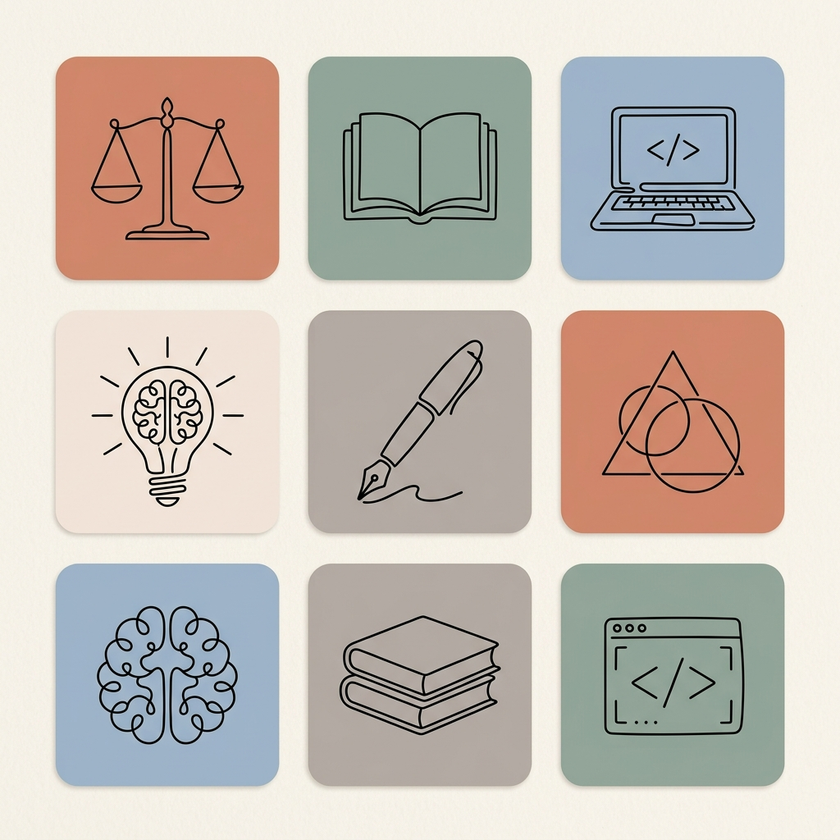
#> input picture bento_icons_art.png, 840 x 840 px, shrunk from 1024 x 1024 before the run
$ python crop.py
#> lines starting #> are read from the running program, lines starting #| are printed output that depends on the picture
from PIL import Image
import os

img = Image.open('bento_icons_art.png')
#> img is the input picture: PIL image 840x840 RGB; mean R, G, B 197.9, 189.9, 182
w, h = img.size
#> w = 840; h = 840
cw = w // 3
#> cw = 280
ch = h // 3
#> ch = 280

# We will crop slightly inwards to remove the cream background padding if any.
# Let's just do an exact 1/3 cut first.
for i in range(3):
    for j in range(3):
        left = j * cw
        upper = i * ch
        right = left + cw
        lower = upper + ch

        # Crop the grid cell
        cell = img.crop((left, upper, right, lower))

        # To remove the gap/padding, we can crop the center of the cell
        # The cells seem to have some padding. Let's crop 5% from all sides
        px = int(cw * 0.05)
        py = int(ch * 0.05)
        cell = cell.crop((px, py, cw - px, ch - py))

        cell.save(f'icon_{i}_{j}.png')
#> this loop made 3 passes
#> pass 1, `cell.save(f'icon_{i}_{j}.png')`:
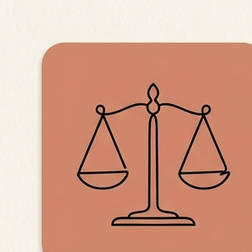
#> saved as icon_0_0.png: PIL image 252x252 RGB; mean R, G, B 211.1, 162.5, 141.8
#> pass 1, `cell.save(f'icon_{i}_{j}.png')`:
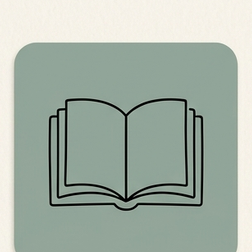
#> saved as icon_0_1.png: PIL image 252x252 RGB; mean R, G, B 166.3, 178.7, 167.7
#> pass 1, `cell.save(f'icon_{i}_{j}.png')`:
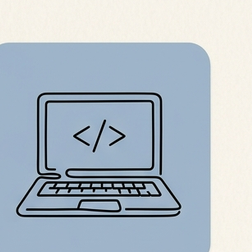
#> saved as icon_0_2.png: PIL image 252x252 RGB; mean R, G, B 176.5, 188.7, 198.9
#> pass 2, `cell.save(f'icon_{i}_{j}.png')`:
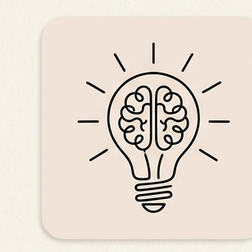
#> saved as icon_1_0.png: PIL image 252x252 RGB; mean R, G, B 230.5, 220.1, 209.8
#> after the loop:
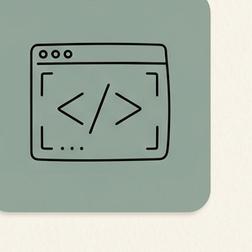
#> cell: PIL image 252x252 RGB; mean R, G, B 170.4, 181.5, 170.6
